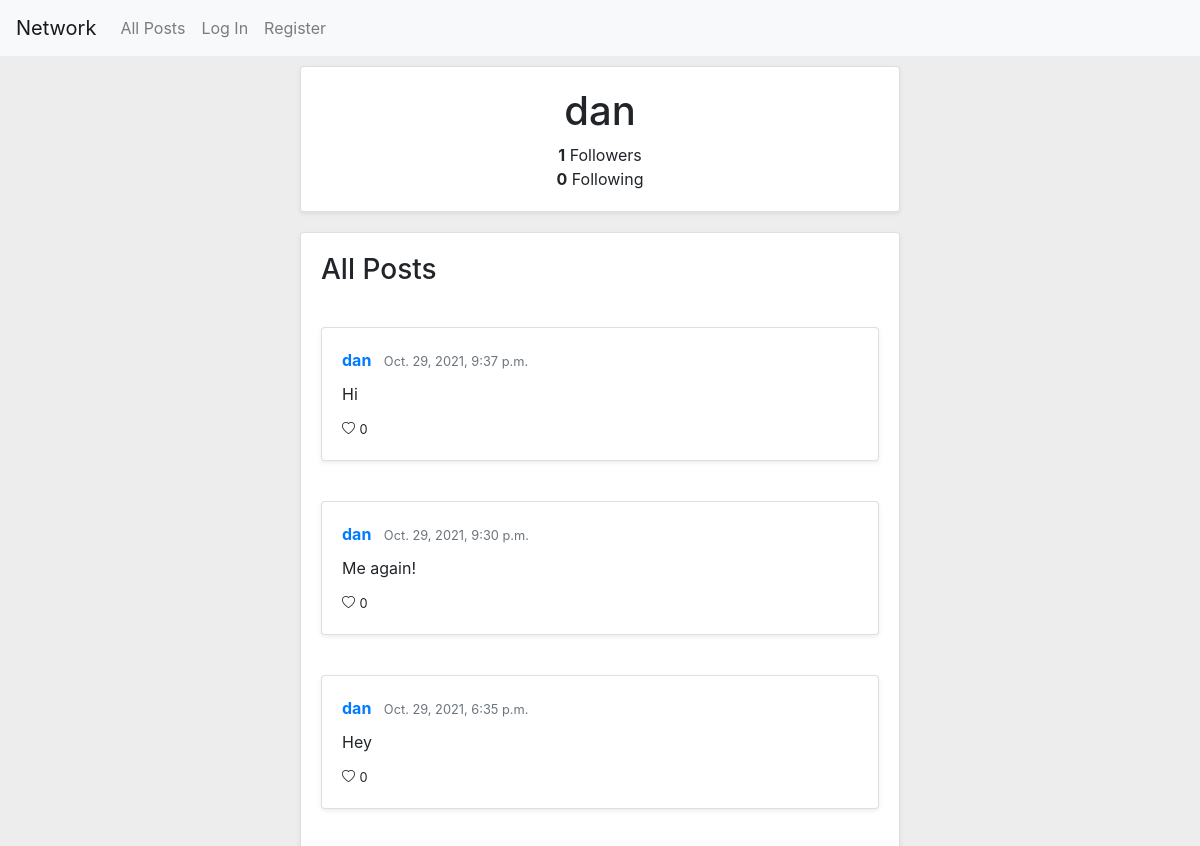
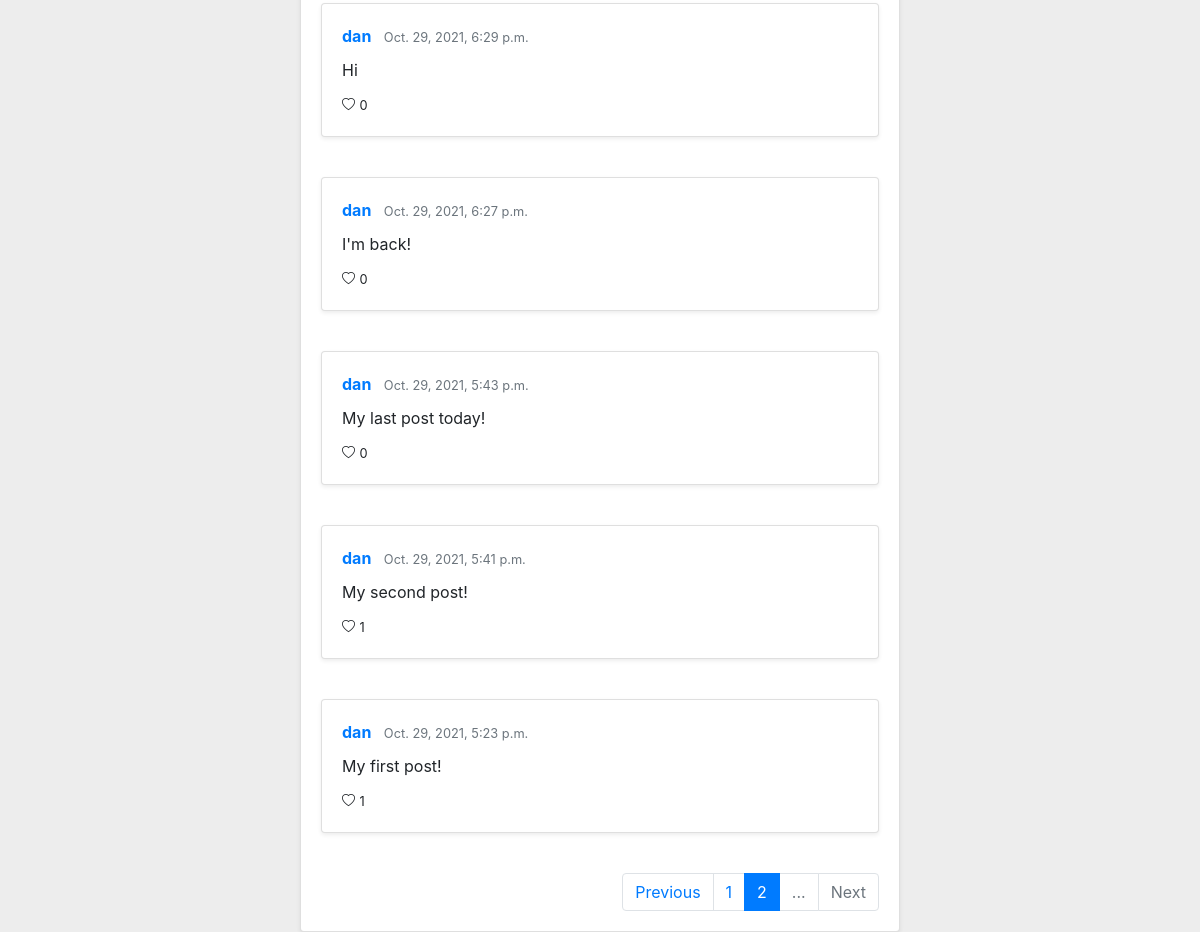
Page /user/dan?page=2 on the committed database (2 pictures, top to bottom).
### network/models.py (models this page shows, shortened)
class User(AbstractUser):
    pass

class Post(models.Model):
    author = models.ForeignKey(User, on_delete=models.CASCADE, related_name="post_author")
    content = models.CharField(max_length=1000)
    timestamp = models.DateTimeField(auto_now_add=True)
    liked_by = models.ManyToManyField(User, blank=True, related_name="likes")
    def likes(self):
        return self.liked_by.all().count()

### network/views.py (the view)
# urls.py: path("user/<str:username>", views.profile_page, name="username"),
def profile_page(request, username):
    try:
        user = User.objects.get(username=username)
    except User.DoesNotExist:
        return render(request, "network/index.html")
    following = Follow.objects.filter(follower=user.id)
    followers = Follow.objects.filter(followed=user.id)
    btn_following = "Follow"
    for f in followers:
        if request.user == f.follower:
            btn_following = "Unfollow"
            break
    user = User.objects.get(username=username)
    posts = Post.objects.filter(author=user.id)
    posts = posts.order_by("-timestamp").all()
    paginator = Paginator(posts, 10) # Show 10 posts per page.
    page_number = request.GET.get('page')
    page_posts = paginator.get_page(page_number)
    return render(request, "network/profile.html", {
        "username": username,
        "followers": len(followers),
        "following": len(following),
        "btn_following": btn_following,
        "posts": page_posts
    })

### network/templates/network/profile.html (shortened to what this page needs)
{% extends "network/layout.html" %}
{% block body %}
    <div id="main">
        <div id="profile" class="card shadow-sm divcard">
            <div class="profile">
                <h1>{{ username }}</h1>
                <div><strong>{{ followers }}</strong> Followers</div>
                <div><strong>{{ following }}</strong> Following</div>
            </div>
        </div>
        <div id="allposts" class="card shadow-sm divcard">
            <h3 class='post'>All Posts</h3>
            {% for post in posts %}
                <div class="post">
                    <div class="card shadow-sm divcard">
                        <div class="card-body">
                            <a href="/user/{{ post.author }}" class="card-title"><strong>{{ post.author }}</strong></a>
                            <small class="pl-2 text-muted">{{ post.timestamp }}</small>
                            <div class="card-text content" id="post_{{ post.id }}">{{ post.content }}</div>
                            <div>
                                {% if user.is_authenticated %}
                                    {% if user in post.liked_by.all %}
                                        <a onclick="like({{ post.id }})" href="javascript:void(0);" style="color:black;"><i id="heartpost_{{ post.id }}" class="bi bi-heart-fill" style="font-size: 13px;"></i></a>
                                    {% else %}
                                        <a onclick="like({{ post.id }})" href="javascript:void(0);" style="color:black;"><i id="heartpost_{{ post.id }}" class="bi bi-heart" style="font-size: 13px;"></i></a>
                                    {% endif %}
                                {% else %}
                                    <i class="bi bi-heart" style="font-size: 13px;"></i>
                                {% endif %}
                                <small><spam id="likespost_{{ post.id }}">{{ post.likes }}</spam></small>
                            </div>
                        </div>
                    </div>
                </div>
            {% endfor %}
            <nav aria-label="pagination">
              <ul class="pagination justify-content-end post">
                {% if posts.has_previous %}
                    <li class="page-item">
                        <a class="page-link" href="?page={{ posts.previous_page_number }}">Previous</a>
                    </li>
                    <li class="page-item"><a class="page-link" href="?page={{ posts.previous_page_number }}">{{ posts.previous_page_number }}</a></li>
                {% endif %}
                <li class="page-item active" aria-current="page">
                  <span class="page-link">{{ posts.number }}<span class="sr-only">(current)</span></span>
                </li>
                {% if posts.has_next %}
                    <li class="page-item"><a class="page-link" href="?page={{ posts.next_page_number }}">{{ posts.next_page_number }}</a></li>
                    <li class="page-item">
                      <a class="page-link" href="?page={{ posts.next_page_number }}">Next</a>
                    </li>
                {% else %}
                    <li class="page-item disabled">
                        <span class="page-link">...</span>
                    </li>
                    <li class="page-item disabled">
                        <span class="page-link">Next</span>
                    </li>
                {% endif %}
              </ul>
            </nav>
        </div>
    </div>
{% endblock %}

### network/static/network/styles.css (style rules this page uses)
body { background-color: #ededed; }
#main { margin: auto; width: 50%; padding-top: 10px; }
.post { margin: 20px; }
#allposts { margin-top: 20px; }
.profile { margin: 20px; text-align: center; }
.content { padding: 10px 0 10px 0; }

### rows in the picture
User: username "dan"
Post: author "dan", timestamp "Oct. 29, 2021, 9:37 p.m.", content "Hi", likes "0"
Post: author "dan", timestamp "Oct. 29, 2021, 9:30 p.m.", content "Me again!", likes "0"
Post: author "dan", timestamp "Oct. 29, 2021, 6:35 p.m.", content "Hey", likes "0"
Post: author "dan", timestamp "Oct. 29, 2021, 6:29 p.m.", content "Hi", likes "0"
Post: author "dan", timestamp "Oct. 29, 2021, 6:27 p.m.", content "I'm back!", likes "0"
Post: author "dan", timestamp "Oct. 29, 2021, 5:43 p.m.", content "My last post today!", likes "0"
Post: author "dan", timestamp "Oct. 29, 2021, 5:41 p.m.", content "My second post!", likes "1"
Post: author "dan", timestamp "Oct. 29, 2021, 5:23 p.m.", content "My first post!", likes "1"

### other values in the picture
{{ followers }} "1"
{{ following }} "0"
{{ posts.previous_page_number }} "1"
{{ posts.number }} "2"
